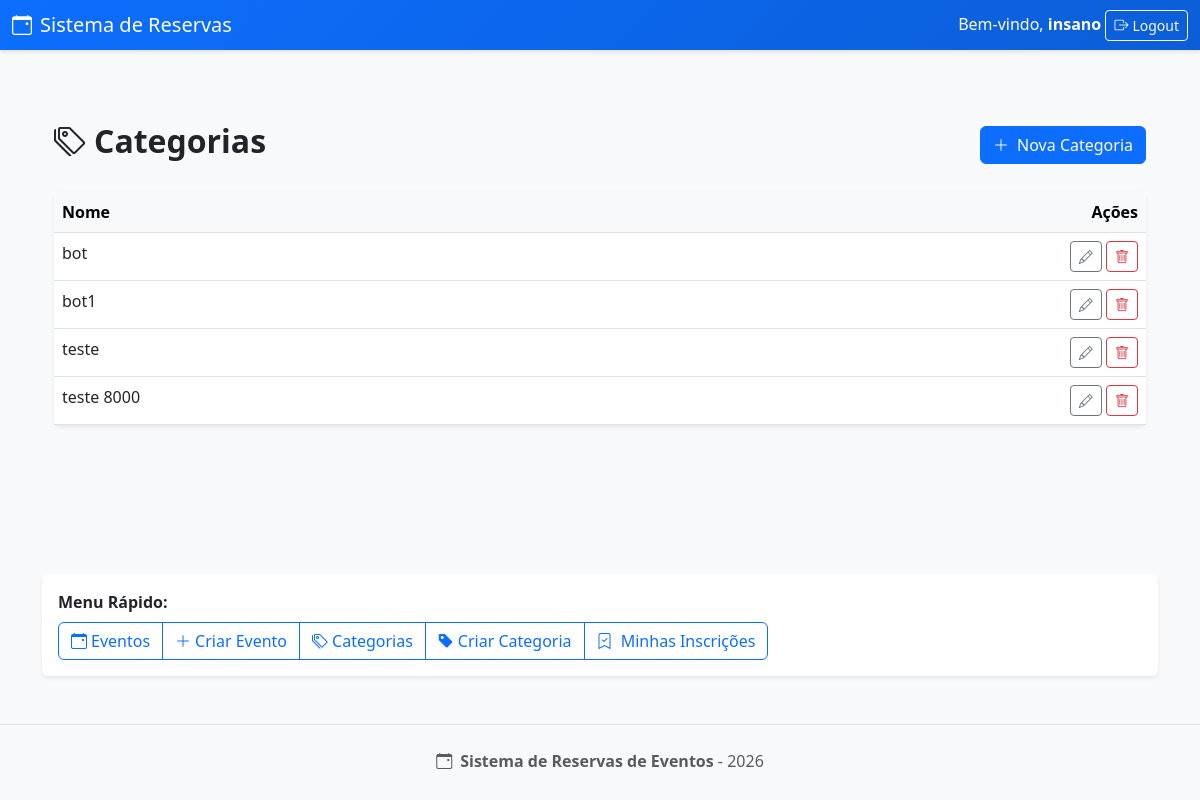
Page /sistemareservas/categorias/ (signed in) on the earlier database version.
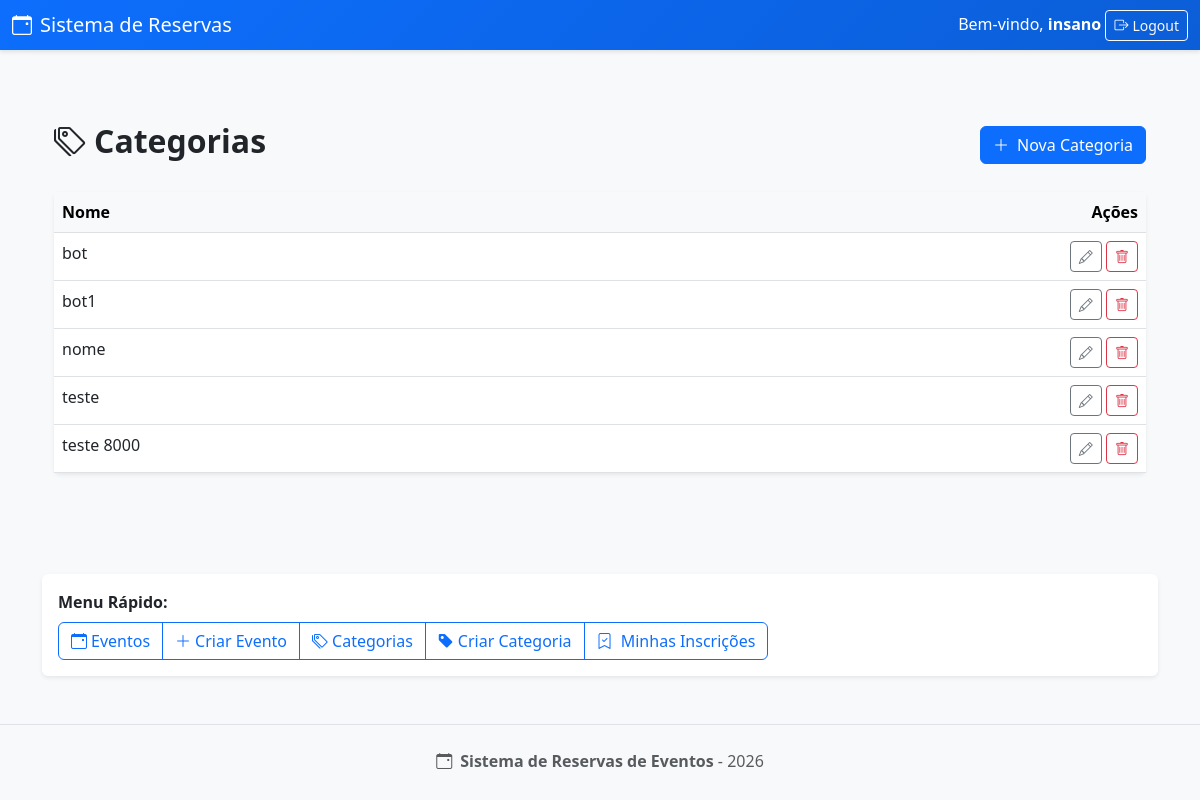
Same page on the later database version.
### sistemareservas/models.py (models this page shows, shortened)
class CategoriaEvento(models.Model):
    nome = models.CharField(max_length=100, unique=True)

### sistemareservas/views.py (the view)
# urls.py: path('categorias/', views.categoria_list, name='categoria_list'),
@permission_required('sistemareservas.view_categoriaevento', login_url=URL_NEGADO)
def categoria_list(request):
    categorias = CategoriaEvento.objects.all().order_by('nome')
    return render(request, 'sistemareservas/categoria_list.html', {
        'categorias': categorias
    })

### sistemareservas/templates/sistemareservas/categoria_list.html
{% extends 'sistemareservas/base.html' %}
{% block content %}
<div class="container py-5">
    <div class="d-flex justify-content-between align-items-center mb-4">
        <h2 class="fw-bold">
            <i class="bi bi-tags me-2"></i>Categorias
        </h2>
        {% if perms.sistemareservas.add_categoriaevento %}
            <a href="{% url 'categoria_create' %}" class="btn btn-primary">
                <i class="bi bi-plus-lg me-1"></i> Nova Categoria
            </a>
        {% endif %}
    </div>
    <div class="card shadow-sm border-0">
        <div class="card-body p-0">
            <table class="table table-hover mb-0">
                <thead class="table-light">
                    <tr>
                        <th>Nome</th>
                        {% if perms.sistemareservas.change_categoriaevento or perms.sistemareservas.delete_categoriaevento %}
                            <th class="text-end">Ações</th>
                        {% endif %}
                    </tr>
                </thead>
                <tbody>
                    {% for categoria in categorias %}
                        <tr>
                            <td>{{ categoria.nome }}</td>
                            {% if perms.sistemareservas.change_categoriaevento or perms.sistemareservas.delete_categoriaevento %}
                                <td class="text-end">
                                    {% if perms.sistemareservas.change_categoriaevento %}
                                        <a href="{% url 'categoria_update' categoria.id %}"
                                           class="btn btn-sm btn-outline-secondary">
                                            <i class="bi bi-pencil"></i>
                                        </a>
                                    {% endif %}
                                    {% if perms.sistemareservas.delete_categoriaevento %}
                                        <a href="{% url 'categoria_delete' categoria.id %}"
                                           class="btn btn-sm btn-outline-danger"
                                           onclick="return confirm('Deseja realmente excluir esta categoria?');">
                                            <i class="bi bi-trash"></i>
                                        </a>
                                    {% endif %}
                                </td>
                            {% endif %}
                        </tr>
                    {% empty %}
                        <tr>
                            <td colspan="2" class="text-center text-muted py-4">
                                Nenhuma categoria cadastrada.
                            </td>
                        </tr>
                    {% endfor %}
                </tbody>
            </table>
        </div>
    </div>
</div>
{% endblock %}

Differences in the rows shown:
added CategoriaEvento: nome "nome"
